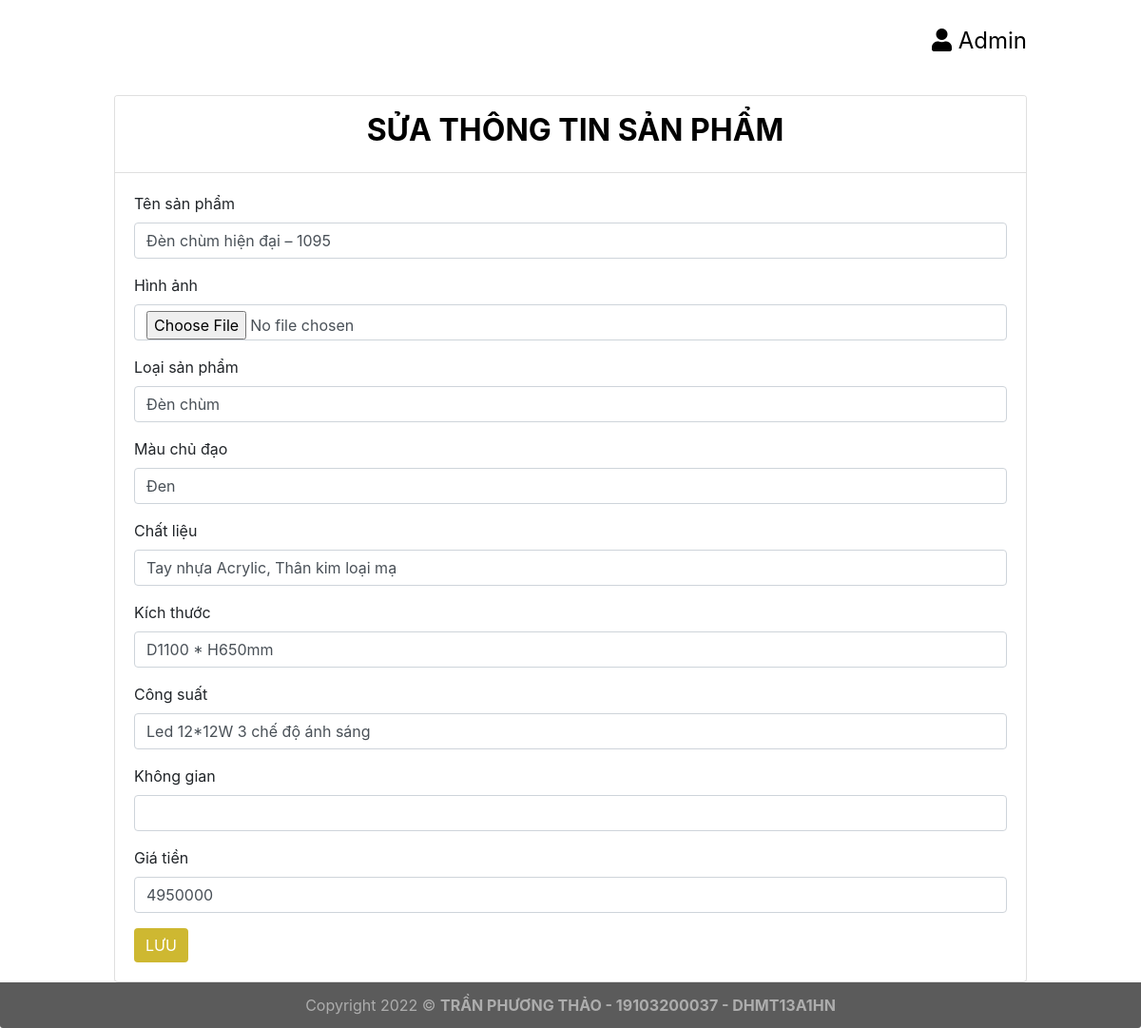
Screenshot of /index.php?page=sua&id=4 with the database file from the repository.
### tables this page shows
CREATE TABLE `sanpham` (
  `masp` int(5) NOT NULL,
  `tensp` varchar(50) DEFAULT NULL,
  `hinhanh` varchar(200) DEFAULT NULL,
  `loaisp` varchar(30) DEFAULT NULL,
  `mauchudao` varchar(30) DEFAULT NULL,
  `chatlieu` varchar(50) DEFAULT NULL,
  `kichthuoc` varchar(50) DEFAULT NULL,
  `congsuat` varchar(30) DEFAULT NULL,
  `khonggian` varchar(50) DEFAULT NULL,
  `gia` int(11) DEFAULT NULL
);

### sanpham/sua.php (the view, shortened to what this page needs)
<?php
$masp = $_GET['id'];
$sql_update = "SELECT * FROM sanpham WHERE masp = $masp";
$query_update = mysqli_query($connect, $sql_update);
$sanpham = mysqli_fetch_assoc($query_update);
?>
<div class="container-fluid">
    <div class="card">
        <div class="card-header">
            <h2>Sửa thông tin sản phẩm</h2>
        </div>
        <div class="card-body">
            <form action="" method="post" enctype="multipart/form-data">
                <div class="form-group">
                    <label for="">Tên sản phẩm</label>
                    <input type="text" name="tensp" class="form-control" required value="<?php echo $sanpham['tensp']; ?>">
                </div>
                <div class="form-group">
                    <label for="">Hình ảnh</label>
                    <input type="file" name="hinhanh" class="form-control" value="<?php echo $sanpham['hinhanh']; ?>">
                </div>
                <div class="form-group">
                    <label for="">Loại sản phẩm</label>
                    <input type="text" name="loaisp" class="form-control" required value="<?php echo $sanpham['loaisp']; ?>">
                </div>
                <div class="form-group">
                    <label for="">Màu chủ đạo</label>
                    <input type="text" name="mauchudao" class="form-control" required value="<?php echo $sanpham['mauchudao']; ?>">
                </div>
                <div class="form-group">
                    <label for="">Chất liệu</label>
                    <input type="text" name="chatlieu" class="form-control" required value="<?php echo $sanpham['chatlieu']; ?>">
                </div>
                <div class="form-group">
                    <label for="">Kích thước</label>
                    <input type="text" name="kichthuoc" class="form-control" required value="<?php echo $sanpham['kichthuoc']; ?>">
                </div>
                <div class="form-group">
                    <label for="">Công suất</label>
                    <input type="text" name="congsuat" class="form-control" required value="<?php echo $sanpham['congsuat']; ?>">
                </div>
                <div class="form-group">
                    <label for="">Không gian</label>
                    <input type="text" name="khonggian" class="form-control" value="<?php echo $sanpham['khonggian']; ?>">
                </div>
                <div class="form-group">
                    <label for="">Giá tiền</label>
                    <input type="number" name="gia" class="form-control" required value="<?php echo $sanpham['gia']; ?>">
                </div>
                <button type="submit" name="sbm" class="btn btn-primary">LƯU</button>
            </form>
        </div>
    </div>
</div>

### css/index.css (style rules this page uses)
.card-body { min-height: 74vh; }
h3.title, h2 { font-weight: 700; display: inline-block; color: #000; padding: 5px 0; padding-left: 10px; text-transform: uppercase; }
div.container-fluid { padding: 0; }
.card-header { background-color: #fff; text-align: center; }
.btn-primary { background-color: #ceb831; border: #ceb831; }

### rows the page displays
sanpham: tensp "Đèn chùm hiện đại – 1095", loaisp "Đèn chùm", mauchudao "Đen", chatlieu "Tay nhựa Acrylic, Thân kim loại mạ", kichthuoc "D1100 * H650mm", congsuat "Led 12*12W 3 chế độ ánh sáng", gia "4950000"
